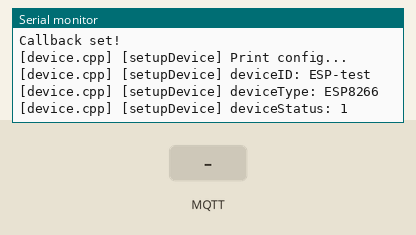
Recording of a program running on a simulated ESP8266 (NodeMCU). Parts: the last lines printed to the serial monitor. The inputs (shaded band) are chosen by the test bench. WiFi joins after 1.5 s; servers stay silent unless stated; random numbers use the default seed unless the program sets one; no MQTT or app messages arrive unless stated.

Above: at 2.9 s.
3.0 s: MQTT message "1" arrives on the first subscribed topic
At 3.6 s:
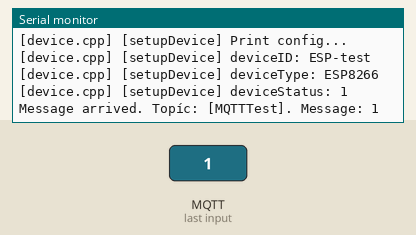
4.5 s: MQTT message "on" arrives on the first subscribed topic
At 5.9 s:
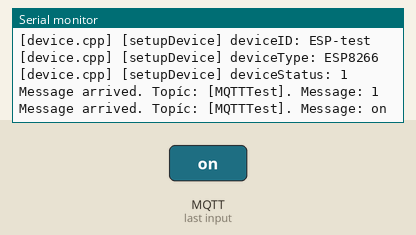
7.5 s: MQTT message "off" arrives on the first subscribed topic
At 8.2 s:
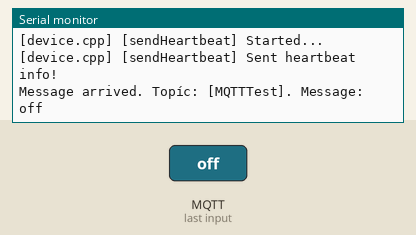
9.0 s: MQTT message "1" arrives on the second subscribed topic
At 9.4 s:
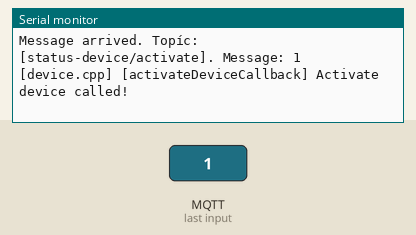
10.5 s: MQTT message "on" arrives on the second subscribed topic
At 11.5 s:
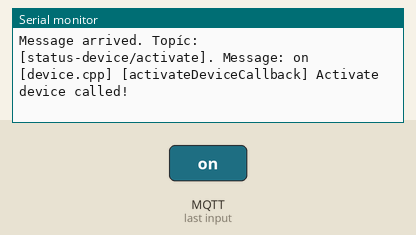
12.0 s: MQTT message "off" arrives on the second subscribed topic
At 12.9 s:
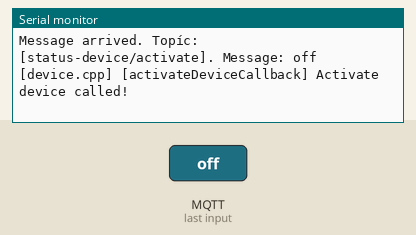

Measured:
- after the input at 3.0 s, the serial monitor: prints a new line at once (image 1)
- after the input at 4.5 s, the serial monitor: prints a new line at once (image 2)
- after the input at 7.5 s, the serial monitor: prints a new line at once (image 3)
- after the input at 9.0 s, the serial monitor: prints a new line at once (image 4)
- after the input at 10.5 s, the serial monitor: prints a new line at once (image 5)
- after the input at 12.0 s, the serial monitor: prints a new line at once (image 6)

The program:

main.cpp
```cpp
#include <Arduino.h>
#include <ArduinoJson.h>

#include "secrets.h"
#include "mqtt.h"
#include "device.h"
#include "debug.h"

#define DEVICE_ID "ESP-test"
#define DEVICE_TYPE "ESP8266"
#define DEVICE_STARTING_STATUS Active

#define DEBUG_ENABLED true
#define DEBUG_TICK_RATE 15

void roleChangeCallback(CapabilityRoleCode code) {
  Serial.print("[main] [roleChangeCallback] Called with code: ");
  Serial.println(code);
}

void setup() {
  Serial.begin(9600);
  while (!Serial) continue;

  setupMqtt(WIFI_SSID, WIFI_PASSWORD, MQTT_HOSTNAME, MQTT_USERNAME, MQTT_PASSWORD);
  setupDevice(DEVICE_ID, DEVICE_TYPE, DEVICE_STARTING_STATUS);

  if (DEBUG_ENABLED) {
    setupDebug(DEBUG_TICK_RATE);
  }

  Capability example = { RGB, RGB_MATRIX, String("1.0") };
  addCapability(example, roleChangeCallback);
}

void loop() {
  loopMqtt();
  // put your main code here, to run repeatedly:
}
```

debug.h
```cpp
#ifndef __DEBUG_H__
#define __DEBUG_H__

void setupDebug(float tickRate);

#endif
```

device.h
```cpp
#ifndef __DEVICE_H__
#define __DEVICE_H__

#define RoleChangeCallback std::function<void(CapabilityRoleCode)>

enum DeviceStatus {
    Inactive = 0,
    Active = 1
};

enum CapabilityCode {
    RGB = 0,
};

enum CapabilityRoleCode {
    RGB_STRIPE = 0,
    RGB_MATRIX = 1,
};

typedef struct Capability {
    CapabilityCode code;
    CapabilityRoleCode activeRole;
    String version;
} Capability;

void setupDevice(const char *deviceName, const char *deviceType, const DeviceStatus deviceStatus);

void addCapability(Capability capability, RoleChangeCallback callback);

#endif
```

mqtt.h
```cpp
#ifndef __MQTT_H__
#define __MQTT_H__

#define MQTTCallback std::function<void(uint8_t *, unsigned int)>

void setupMqtt(const char *ssid, const char *wifi_password, const char *mqtt_hostname, const char *mqtt_username, const char *mqtt_password);
void loopMqtt();

void subscribe(String topic, MQTTCallback callback);
void publish(String topic, String message);

#endif
```

secrets.example.h
```cpp
#define WIFI_SSID ""
#define WIFI_PASSWORD ""

#define MQTT_HOSTNAME ""
#define MQTT_USERNAME ""
#define MQTT_PASSWORD ""
```

debug.cpp
```cpp
#include <Arduino.h>
#include <Ticker.h>

#include "debug.h"

Ticker debugTicker;

void printDebugInfo() {
  Serial.print("[debug] [printDebugInfo] SDK version: ");
  Serial.println(ESP.getSdkVersion());
  Serial.print("[debug] [printDebugInfo] Flash Chip real size: ");
  Serial.println(ESP.getFlashChipRealSize());
  auto heap = ESP.getFreeHeap();
  Serial.print("[debug] [printDebugInfo] Free heap: ");
  Serial.println(heap);
}

void setupDebug(float tickRate) {
  debugTicker.attach(tickRate, printDebugInfo);
}
```

device.cpp
```cpp
#include <Arduino.h>
#include <ArduinoJson.h>
#include <Ticker.h>

#include <map>
#include <vector>

#include "device.h"
#include "mqtt.h"


String _deviceID;
String _deviceType;
DeviceStatus _deviceStatus;
std::vector<Capability> capabilities;

Ticker heartbeatTicker;

std::map<CapabilityCode, RoleChangeCallback> capabilitiesCallbacks;

// Device functions
void activateDevice() {
  _deviceStatus = Active;
  Serial.println("[device.cpp] [activateDevice] Device status is now Active!");
}

void deactivateDevice() {
  _deviceStatus = Inactive;
  Serial.println("[device.cpp] [deactivateDevice] Device status is now Inactive!");
}

void assignRole(CapabilityCode code, CapabilityRoleCode activeRole) {
  Serial.println("[device.cpp] [assignRole] assignRole called!");

  Capability *matchingCapability = NULL;

  for (auto &capability: capabilities) {
    if (capability.code == code) {
      matchingCapability = &capability;
      break;
    }
  }

  if (matchingCapability) {
    matchingCapability->activeRole = activeRole;
    capabilitiesCallbacks[code](activeRole);
  }
}

// MQTT-related
bool isMessageToDevice(DynamicJsonDocument doc) {
  const char* deviceId = doc["deviceId"];

  return (deviceId && String(deviceId) == _deviceID);
}

void activateDeviceCallback(uint8_t *data, unsigned int length) {
  Serial.println("[device.cpp] [activateDeviceCallback] Activate device called!");

  DynamicJsonDocument doc(64);
  deserializeJson(doc, data);

  if (isMessageToDevice(doc)) {
    activateDevice();
  }
}

void subscribeToActivateDevice() {
  subscribe("status-device/activate", activateDeviceCallback);
}

void deactivateDeviceCallback(uint8_t *data, unsigned int length) {
  Serial.println("[device.cpp] [deactivateDeviceCallback] Deactivate device called!");

  DynamicJsonDocument doc(64);
  deserializeJson(doc, data);

  if (isMessageToDevice(doc)) {
    deactivateDevice();
  }
}

void subscribeToDeactivateDevice() {
  subscribe("status-device/deactivate", deactivateDeviceCallback);
}

void roleAssignmentCallback(uint8_t *data, unsigned int length) {
  Serial.println("[device.cpp] [roleAssignmentCallback] Role assignment called!");

  DynamicJsonDocument doc(128);
  deserializeJson(doc, data);

  CapabilityCode code = doc["code"];
  CapabilityRoleCode roleCode = doc["roleCode"];

  if (isMessageToDevice(doc)) {
    assignRole(code, roleCode);
  }
}

void subscribeToRoleAssignment() {
  subscribe("status-device/capability-role", roleAssignmentCallback);
}

void sendHeartbeat() {
  DynamicJsonDocument heartbeatDoc(512);

  Serial.println(F("[device.cpp] [sendHeartbeat] Started..."));
  heartbeatDoc["id"] = _deviceID;
  heartbeatDoc["type"] = _deviceType;
  heartbeatDoc["status"] = _deviceStatus;

  unsigned int size = capabilities.size();
  for (unsigned int i = 0; i < size; i++) {
    Capability *capability = &capabilities[i];
    heartbeatDoc["capabilities"][i]["code"] = capability->code;
    heartbeatDoc["capabilities"][i]["activeRole"] = capability->activeRole;
    heartbeatDoc["capabilities"][i]["version"] = capability->version;
  }

  String output;
  serializeJson(heartbeatDoc, output);

  publish("status/heartbeat", output);

  Serial.println(F("[device.cpp] [sendHeartbeat] Sent heartbeat info!"));
}

void setupDevice(const char *deviceID, const char *deviceType, const DeviceStatus deviceStatus) {
  Serial.println(F("[device.cpp] [setupDevice] Print config..."));
  Serial.print(F("[device.cpp] [setupDevice] deviceID: "));
  Serial.println(deviceID);
  Serial.print(F("[device.cpp] [setupDevice] deviceType: "));
  Serial.println(deviceType);
  Serial.print(F("[device.cpp] [setupDevice] deviceStatus: "));
  Serial.println(deviceStatus);

  _deviceID = String(deviceID);
  _deviceType = String(deviceType);
  _deviceStatus = deviceStatus;

  heartbeatTicker.attach(5, sendHeartbeat);

  subscribeToActivateDevice();
  subscribeToDeactivateDevice();
  subscribeToRoleAssignment();
}

void addCapability(Capability capability, RoleChangeCallback callback) {
  capabilities.push_back(capability);
  capabilitiesCallbacks[capability.code] = callback;
}
```

mqtt.cpp
```cpp
#include <ESP8266WiFi.h>
#include <PubSubClient.h>
#include <map>

#include "mqtt.h"

struct MQTTInfo
{
  String mqtt_id;
  String mqtt_username;
  String mqtt_password;
};

WiFiClient espClient;
MQTTInfo mqtt_info;

PubSubClient *client;

std::map<String, MQTTCallback> mqttCallbacks;

void callback(char *topic, byte *payload, unsigned int length)
{
  Serial.print("Message arrived. Topíc: [");
  Serial.print(topic);
  Serial.print("]. Message: ");
  for (unsigned int i = 0; i < length; i++)
  {
    Serial.print((char)payload[i]);
  }
  Serial.println();

  String topicString = String(topic);
  MQTTCallback callback = mqttCallbacks[topicString];

  if (callback)
  {
    callback(payload, length);
  }
}

int connect()
{
  return client->connect(mqtt_info.mqtt_id.c_str(), mqtt_info.mqtt_username.c_str(), mqtt_info.mqtt_password.c_str());
}

void setupMqtt(const char *ssid, const char *wifi_password, const char *mqtt_hostname, const char *mqtt_username, const char *mqtt_password)
{
  WiFi.begin(ssid, wifi_password);
  while (WiFi.waitForConnectResult() != WL_CONNECTED)
  { // Connect to WiFi.
    Serial.println("Couldn't connect to WiFi.");
    delay(10000);
    WiFi.begin(ssid, wifi_password);
  }

  Serial.println("WiFi connected");
  Serial.println("IP address: ");
  Serial.println(WiFi.localIP());

  String clientId = "ESP8266Client-";
  clientId += String(random(0xffff), HEX);

  mqtt_info.mqtt_id = clientId;
  mqtt_info.mqtt_username = mqtt_username;
  mqtt_info.mqtt_password = mqtt_password;

  client = new PubSubClient(mqtt_hostname, 1883, callback, espClient);
  connect();

  Serial.println("Connected to client");

  client->setCallback(callback);
  client->subscribe("MQTTTest");

  Serial.println("Callback set!");
}

void reconnect()
{
  while (!client->connected())
  {
    Serial.print("Attempting MQTT connection...");

    if (connect())
    {
      Serial.println("Connected!");
    }
    else
    {
      Serial.print("Failed, rc=");
      Serial.print(client->state());
      Serial.println("Trying again in in 5 seconds");

      // Wait 5 seconds before retrying
      delay(5000);
    }
  }
}

void loopMqtt()
{
  if (!client->connected())
  {
    reconnect();
  }
  client->loop();
}

void subscribe(String topic, MQTTCallback callback)
{
  client->subscribe(topic.c_str());
  mqttCallbacks[topic] = callback;
}

void publish(String topic, String message) {
  client->publish(topic.c_str(), message.c_str());
}
```
